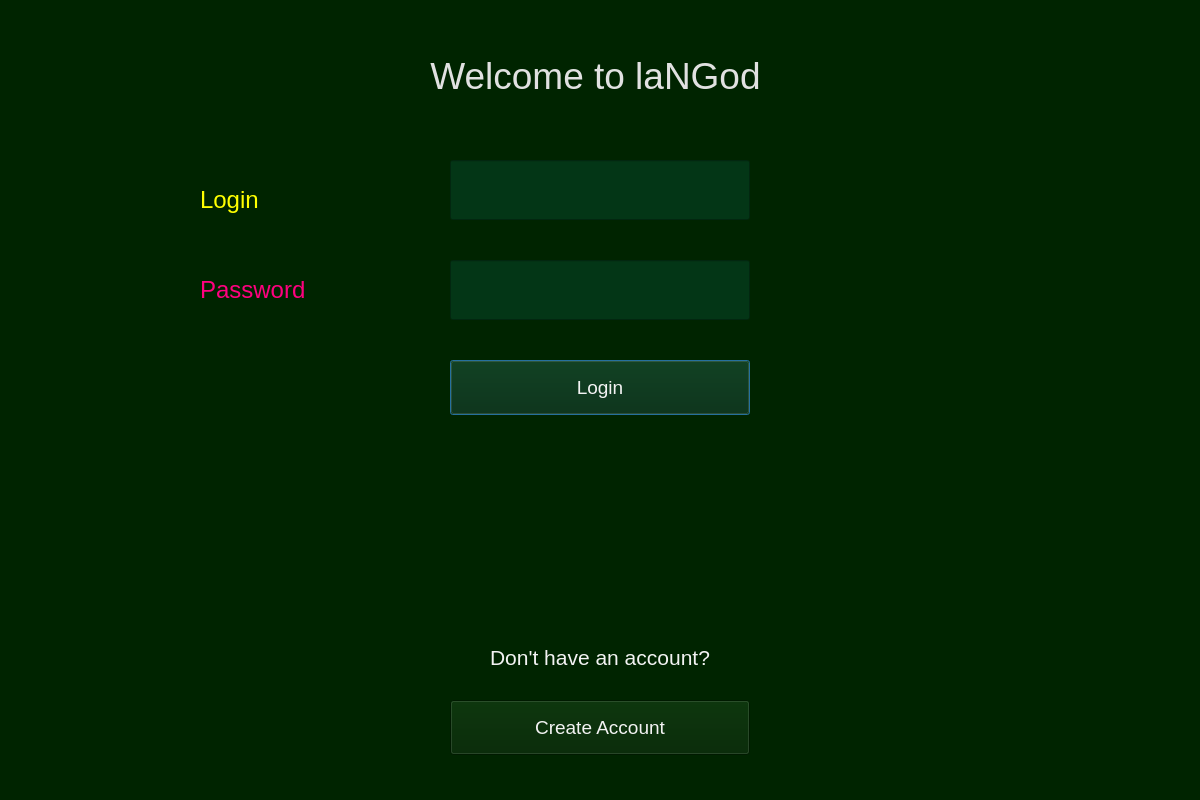
<?xml version="1.0" encoding="UTF-8"?>
<ui version="4.0">
 <class>Dialog</class>
 <widget class="QDialog" name="Dialog">
  <property name="geometry">
   <rect>
    <x>0</x>
    <y>0</y>
    <width>1200</width>
    <height>800</height>
   </rect>
  </property>
  <property name="windowTitle">
   <string>Dialog</string>
  </property>
  <property name="styleSheet">
   <string notr="true">background-color: rgb(0, 36, 0);
border-color: rgb(255, 255, 255);</string>
  </property>
  <widget class="QLabel" name="label">
   <property name="geometry">
    <rect>
     <x>370</x>
     <y>40</y>
     <width>451</width>
     <height>71</height>
    </rect>
   </property>
   <property name="styleSheet">
    <string notr="true">color:rgb(225, 225, 225); font-size:28pt;</string>
   </property>
   <property name="text">
    <string>Welcome to laNGod</string>
   </property>
   <property name="alignment">
    <set>Qt::AlignCenter</set>
   </property>
  </widget>
  <widget class="QLineEdit" name="email">
   <property name="geometry">
    <rect>
     <x>450</x>
     <y>160</y>
     <width>300</width>
     <height>60</height>
    </rect>
   </property>
   <property name="styleSheet">
    <string notr="true">border-color: rgb(255, 255, 255);
font-size:14pt; color:rgb(243, 243, 243);
selection-background-color: rgb(255, 255, 255);
selection-color: rgb(46, 194, 126);
background-color: rgb(3, 54, 22)</string>
   </property>
   <property name="placeholderText">
    <string/>
   </property>
   <property name="clearButtonEnabled">
    <bool>false</bool>
   </property>
  </widget>
  <widget class="QLineEdit" name="password">
   <property name="geometry">
    <rect>
     <x>450</x>
     <y>260</y>
     <width>300</width>
     <height>60</height>
    </rect>
   </property>
   <property name="styleSheet">
    <string notr="true">font-size:14pt; color:rgb(243, 243, 243);
selection-background-color: rgb(255, 255, 255);
border-color: rgb(255, 255, 255);
selection-color: rgb(46, 194, 126);
background-color: rgb(3, 54, 22)</string>
   </property>
   <property name="text">
    <string/>
   </property>
  </widget>
  <widget class="QLabel" name="label_3">
   <property name="geometry">
    <rect>
     <x>200</x>
     <y>260</y>
     <width>190</width>
     <height>60</height>
    </rect>
   </property>
   <property name="styleSheet">
    <string notr="true">font-size:18pt;
 color:rgb(255, 0, 127);
border-color: rgb(255, 255, 255);</string>
   </property>
   <property name="text">
    <string>Password</string>
   </property>
  </widget>
  <widget class="QPushButton" name="loginbutton">
   <property name="geometry">
    <rect>
     <x>450</x>
     <y>360</y>
     <width>300</width>
     <height>55</height>
    </rect>
   </property>
   <property name="styleSheet">
    <string notr="true">color:rgb(255, 0, 255);
font-size:14pt; 
color:rgb(243, 243, 243);
</string>
   </property>
   <property name="text">
    <string>Login</string>
   </property>
  </widget>
  <widget class="QLabel" name="label_4">
   <property name="geometry">
    <rect>
     <x>450</x>
     <y>630</y>
     <width>300</width>
     <height>55</height>
    </rect>
   </property>
   <property name="styleSheet">
    <string notr="true">color:rgb(255, 0, 255);
font-size:16pt; color:rgb(243, 243, 243);</string>
   </property>
   <property name="text">
    <string>Don't have an account?</string>
   </property>
   <property name="textFormat">
    <enum>Qt::MarkdownText</enum>
   </property>
   <property name="alignment">
    <set>Qt::AlignCenter</set>
   </property>
   <property name="margin">
    <number>0</number>
   </property>
  </widget>
  <widget class="QPushButton" name="createaccbutton">
   <property name="geometry">
    <rect>
     <x>450</x>
     <y>700</y>
     <width>300</width>
     <height>55</height>
    </rect>
   </property>
   <property name="styleSheet">
    <string notr="true">color:rgb(255, 0, 255);
font-size:14pt; 
color:rgb(243, 243, 243);</string>
   </property>
   <property name="text">
    <string>Create Account</string>
   </property>
  </widget>
  <widget class="QLabel" name="label_2">
   <property name="geometry">
    <rect>
     <x>200</x>
     <y>170</y>
     <width>190</width>
     <height>60</height>
    </rect>
   </property>
   <property name="styleSheet">
    <string notr="true">font-size:18pt; 
color:rgb(255, 255, 0);
border-color: rgb(255, 255, 255);</string>
   </property>
   <property name="text">
    <string>Login</string>
   </property>
  </widget>
  <zorder>label</zorder>
  <zorder>password</zorder>
  <zorder>label_3</zorder>
  <zorder>loginbutton</zorder>
  <zorder>label_4</zorder>
  <zorder>createaccbutton</zorder>
  <zorder>email</zorder>
  <zorder>label_2</zorder>
 </widget>
 <resources/>
 <connections/>
</ui>
